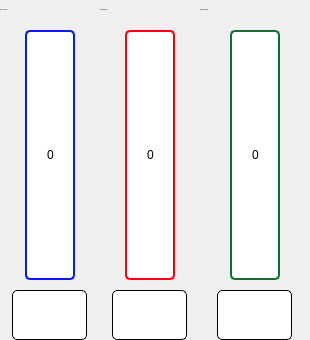
                  <widget class="QFrame" name="bar_data_3">
                   <property name="frameShape">
                    <enum>QFrame::NoFrame</enum>
                   </property>
                   <property name="frameShadow">
                    <enum>QFrame::Raised</enum>
                   </property>
                   <layout class="QHBoxLayout" name="horizontalLayout_19">
                    <property name="spacing">
                     <number>0</number>
                    </property>
                    <property name="leftMargin">
                     <number>0</number>
                    </property>
                    <property name="topMargin">
                     <number>0</number>
                    </property>
                    <property name="rightMargin">
                     <number>0</number>
                    </property>
                    <property name="bottomMargin">
                     <number>0</number>
                    </property>
                    <item>
                     <widget class="QFrame" name="sensor1_3">
                      <property name="frameShape">
                       <enum>QFrame::NoFrame</enum>
                      </property>
                      <property name="frameShadow">
                       <enum>QFrame::Raised</enum>
                      </property>
                      <layout class="QVBoxLayout" name="verticalLayout_28">
                       <property name="spacing">
                        <number>10</number>
                       </property>
                       <property name="leftMargin">
                        <number>0</number>
                       </property>
                       <property name="topMargin">
                        <number>0</number>
                       </property>
                       <property name="rightMargin">
                        <number>0</number>
                       </property>
                       <property name="bottomMargin">
                        <number>0</number>
                       </property>
                       <item alignment="Qt::AlignHCenter">
                        <widget class="QLabel" name="s1_label_7">
                         <property name="minimumSize">
                          <size>
                           <width>100</width>
                           <height>20</height>
                          </size>
                         </property>
                         <property name="maximumSize">
                          <size>
                           <width>16777215</width>
                           <height>20</height>
                          </size>
                         </property>
                         <property name="font">
                          <font>
                           <pointsize>-1</pointsize>
                          </font>
                         </property>
                         <property name="text">
                          <string>Venous Pressure</string>
                         </property>
                        </widget>
                       </item>
                       <item alignment="Qt::AlignHCenter">
                        <widget class="QProgressBar" name="s1_bar_5">
                         <property name="sizePolicy">
                          <sizepolicy hsizetype="Preferred" vsizetype="Preferred">
                           <horstretch>0</horstretch>
                           <verstretch>0</verstretch>
                          </sizepolicy>
                         </property>
                         <property name="minimumSize">
                          <size>
                           <width>50</width>
                           <height>250</height>
                          </size>
                         </property>
                         <property name="maximumSize">
                          <size>
                           <width>50</width>
                           <height>250</height>
                          </size>
                         </property>
                         <property name="contextMenuPolicy">
                          <enum>Qt::DefaultContextMenu</enum>
                         </property>
                         <property name="layoutDirection">
                          <enum>Qt::LeftToRight</enum>
                         </property>
                         <property name="autoFillBackground">
                          <bool>false</bool>
                         </property>
                         <property name="styleSheet">
                          <string notr="true">QProgressBar {
    text-align: center;
	background: #FFFFFF;
	border: 2px solid #001AFF;
	box-sizing: border-box;
	border-radius: 5px;
}
QProgressBar::chunk {
    background: #001AFF;
}</string>
                         </property>
                         <property name="minimum">
                          <number>0</number>
                         </property>
                         <property name="maximum">
                          <number>5000</number>
                         </property>
                         <property name="value">
                          <number>0</number>
                         </property>
                         <property name="alignment">
                          <set>Qt::AlignCenter</set>
                         </property>
                         <property name="textVisible">
                          <bool>true</bool>
                         </property>
                         <property name="orientation">
                          <enum>Qt::Vertical</enum>
                         </property>
                         <property name="invertedAppearance">
                          <bool>false</bool>
                         </property>
                         <property name="textDirection">
                          <enum>QProgressBar::BottomToTop</enum>
                         </property>
                         <property name="format">
                          <string>%v</string>
                         </property>
                        </widget>
                       </item>
                       <item alignment="Qt::AlignHCenter">
                        <widget class="QLineEdit" name="s1_edit_15">
                         <property name="sizePolicy">
                          <sizepolicy hsizetype="Preferred" vsizetype="Preferred">
                           <horstretch>0</horstretch>
                           <verstretch>0</verstretch>
                          </sizepolicy>
                         </property>
                         <property name="minimumSize">
                          <size>
                           <width>75</width>
                           <height>50</height>
                          </size>
                         </property>
                         <property name="maximumSize">
                          <size>
                           <width>75</width>
                           <height>50</height>
                          </size>
                         </property>
                         <property name="styleSheet">
                          <string notr="true">background: #FFFFFF;
border: 1px solid #000000;
border-radius: 5px;</string>
                         </property>
                        </widget>
                       </item>
                      </layout>
                     </widget>
                    </item>
                    <item>
                     <widget class="QFrame" name="sensor2_3">
                      <property name="frameShape">
                       <enum>QFrame::NoFrame</enum>
                      </property>
                      <property name="frameShadow">
                       <enum>QFrame::Raised</enum>
                      </property>
                      <layout class="QVBoxLayout" name="verticalLayout_29">
                       <property name="spacing">
                        <number>10</number>
                       </property>
                       <property name="leftMargin">
                        <number>0</number>
                       </property>
                       <property name="topMargin">
                        <number>0</number>
                       </property>
                       <property name="rightMargin">
                        <number>0</number>
                       </property>
                       <property name="bottomMargin">
                        <number>0</number>
                       </property>
                       <item alignment="Qt::AlignHCenter">
                        <widget class="QLabel" name="s1_label_8">
                         <property name="minimumSize">
                          <size>
                           <width>100</width>
                           <height>20</height>
                          </size>
                         </property>
                         <property name="maximumSize">
                          <size>
                           <width>16777215</width>
                           <height>20</height>
                          </size>
                         </property>
                         <property name="font">
                          <font>
                           <pointsize>-1</pointsize>
                          </font>
                         </property>
                         <property name="text">
                          <string>Arterial Pressure</string>
                         </property>
                        </widget>
                       </item>
                       <item alignment="Qt::AlignHCenter">
                        <widget class="QProgressBar" name="s2_bar_3">
                         <property name="sizePolicy">
                          <sizepolicy hsizetype="Preferred" vsizetype="Preferred">
                           <horstretch>0</horstretch>
                           <verstretch>0</verstretch>
                          </sizepolicy>
                         </property>
                         <property name="minimumSize">
                          <size>
                           <width>50</width>
                           <height>250</height>
                          </size>
                         </property>
                         <property name="maximumSize">
                          <size>
                           <width>50</width>
                           <height>250</height>
                          </size>
                         </property>
                         <property name="contextMenuPolicy">
                          <enum>Qt::DefaultContextMenu</enum>
                         </property>
                         <property name="layoutDirection">
                          <enum>Qt::LeftToRight</enum>
                         </property>
                         <property name="autoFillBackground">
                          <bool>false</bool>
                         </property>
                         <property name="styleSheet">
                          <string notr="true">QProgressBar {
    text-align: center;
	background: #FFFFFF;
	border: 2px solid  #FF0000;
	box-sizing: border-box;
	border-radius: 5px;
}
QProgressBar::chunk {
    background:  #FF0000;
}</string>
                         </property>
                         <property name="minimum">
                          <number>0</number>
                         </property>
                         <property name="maximum">
                          <number>5000</number>
                         </property>
                         <property name="value">
                          <number>0</number>
                         </property>
                         <property name="alignment">
                          <set>Qt::AlignCenter</set>
                         </property>
                         <property name="textVisible">
                          <bool>true</bool>
                         </property>
                         <property name="orientation">
                          <enum>Qt::Vertical</enum>
                         </property>
                         <property name="invertedAppearance">
                          <bool>false</bool>
                         </property>
                         <property name="textDirection">
                          <enum>QProgressBar::BottomToTop</enum>
                         </property>
                         <property name="format">
                          <string>%v</string>
                         </property>
                        </widget>
                       </item>
                       <item alignment="Qt::AlignHCenter">
                        <widget class="QLineEdit" name="s2_edit_3">
                         <property name="sizePolicy">
                          <sizepolicy hsizetype="Preferred" vsizetype="Preferred">
                           <horstretch>0</horstretch>
                           <verstretch>0</verstretch>
                          </sizepolicy>
                         </property>
                         <property name="minimumSize">
                          <size>
                           <width>75</width>
                           <height>50</height>
                          </size>
                         </property>
                         <property name="maximumSize">
                          <size>
                           <width>75</width>
                           <height>50</height>
                          </size>
                         </property>
                         <property name="styleSheet">
                          <string notr="true">background: #FFFFFF;
border: 1px solid #000000;
border-radius: 5px;</string>
                         </property>
                        </widget>
                       </item>
                      </layout>
                     </widget>
                    </item>
                    <item>
                     <widget class="QFrame" name="sensor3_3">
                      <property name="frameShape">
                       <enum>QFrame::NoFrame</enum>
                      </property>
                      <property name="frameShadow">
                       <enum>QFrame::Raised</enum>
                      </property>
                      <layout class="QVBoxLayout" name="verticalLayout_30">
                       <property name="spacing">
                        <number>10</number>
                       </property>
                       <property name="leftMargin">
                        <number>0</number>
                       </property>
                       <property name="topMargin">
                        <number>0</number>
                       </property>
                       <property name="rightMargin">
                        <number>0</number>
                       </property>
                       <property name="bottomMargin">
                        <number>0</number>
                       </property>
                       <item alignment="Qt::AlignHCenter">
                        <widget class="QLabel" name="s1_label_9">
                         <property name="minimumSize">
                          <size>
                           <width>110</width>
                           <height>20</height>
                          </size>
                         </property>
                         <property name="maximumSize">
                          <size>
                           <width>16777215</width>
                           <height>20</height>
                          </size>
                         </property>
                         <property name="font">
                          <font>
                           <pointsize>-1</pointsize>
                          </font>
                         </property>
                         <property name="text">
                          <string>Dialysate Pressure</string>
                         </property>
                        </widget>
                       </item>
                       <item alignment="Qt::AlignHCenter">
                        <widget class="QProgressBar" name="s1_bar_6">
                         <property name="sizePolicy">
                          <sizepolicy hsizetype="Preferred" vsizetype="Preferred">
                           <horstretch>0</horstretch>
                           <verstretch>0</verstretch>
                          </sizepolicy>
                         </property>
                         <property name="minimumSize">
                          <size>
                           <width>50</width>
                           <height>250</height>
                          </size>
                         </property>
                         <property name="maximumSize">
                          <size>
                           <width>50</width>
                           <height>250</height>
                          </size>
                         </property>
                         <property name="contextMenuPolicy">
                          <enum>Qt::DefaultContextMenu</enum>
                         </property>
                         <property name="layoutDirection">
                          <enum>Qt::LeftToRight</enum>
                         </property>
                         <property name="autoFillBackground">
                          <bool>false</bool>
                         </property>
                         <property name="styleSheet">
                          <string notr="true">QProgressBar {
    text-align: center;
	background: #FFFFFF;
	border: 2px solid #06752C;
	box-sizing: border-box;
	border-radius: 5px;
}
QProgressBar::chunk {
    background: #06752C;
}</string>
                         </property>
                         <property name="minimum">
                          <number>0</number>
                         </property>
                         <property name="maximum">
                          <number>5000</number>
                         </property>
                         <property name="value">
                          <number>0</number>
                         </property>
                         <property name="alignment">
                          <set>Qt::AlignCenter</set>
                         </property>
                         <property name="textVisible">
                          <bool>true</bool>
                         </property>
                         <property name="orientation">
                          <enum>Qt::Vertical</enum>
                         </property>
                         <property name="invertedAppearance">
                          <bool>false</bool>
                         </property>
                         <property name="textDirection">
                          <enum>QProgressBar::BottomToTop</enum>
                         </property>
                         <property name="format">
                          <string>%v</string>
                         </property>
                        </widget>
                       </item>
                       <item alignment="Qt::AlignHCenter">
                        <widget class="QLineEdit" name="s1_edit_16">
                         <property name="sizePolicy">
                          <sizepolicy hsizetype="Preferred" vsizetype="Preferred">
                           <horstretch>0</horstretch>
                           <verstretch>0</verstretch>
                          </sizepolicy>
                         </property>
                         <property name="minimumSize">
                          <size>
                           <width>75</width>
                           <height>50</height>
                          </size>
                         </property>
                         <property name="maximumSize">
                          <size>
                           <width>75</width>
                           <height>50</height>
                          </size>
                         </property>
                         <property name="styleSheet">
                          <string notr="true">background: #FFFFFF;
border: 1px solid #000000;
border-radius: 5px;</string>
                         </property>
                         <property name="text">
                          <string/>
                         </property>
                        </widget>
                       </item>
                      </layout>
                     </widget>
                    </item>
                   </layout>
                  </widget>
